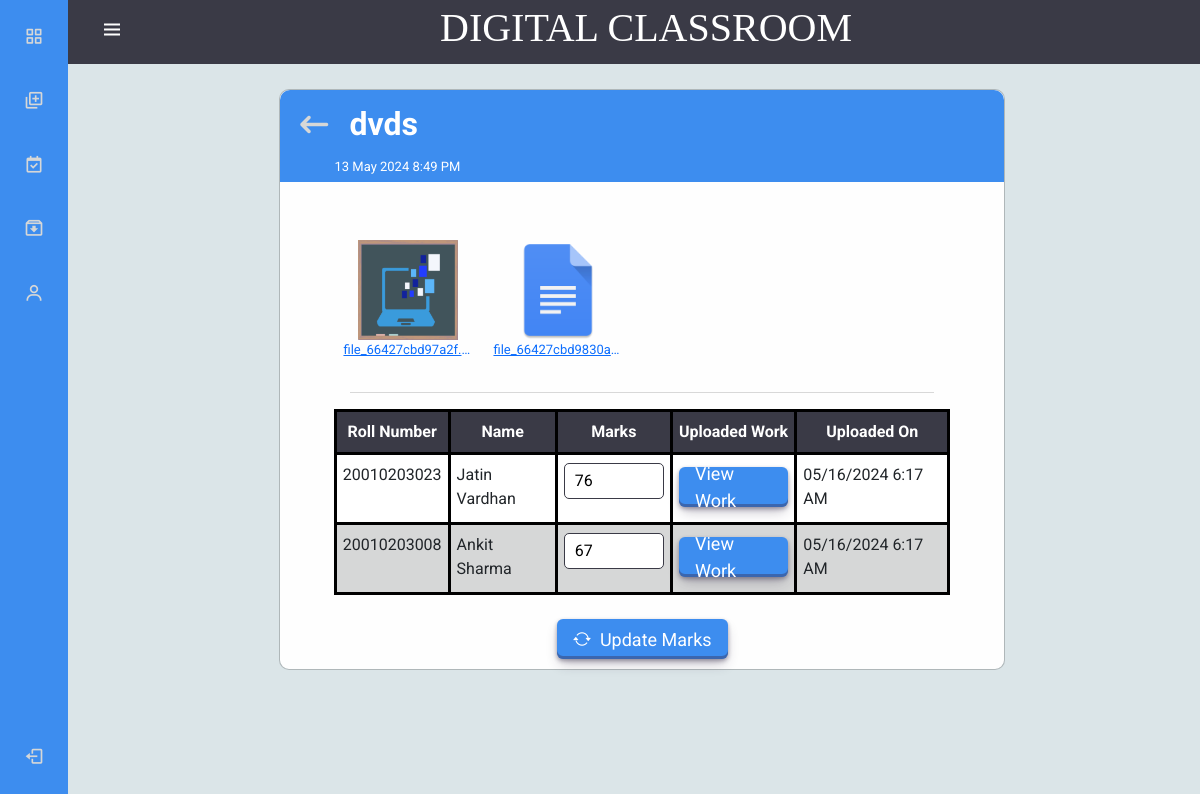
Screenshot of /Teacher/ViewAssignment.php?ass_id=8 (signed in) with the database file from the repository.
### tables this page shows
CREATE TABLE `assignmnet` (
  `ass_id` int(5) NOT NULL,
  `ass_name` varchar(40) NOT NULL,
  `ass_description` varchar(200) NOT NULL,
  `ass_media` varchar(500) NOT NULL,
  `due_date` datetime DEFAULT NULL,
  `upload_date` timestamp(5) NOT NULL DEFAULT current_timestamp(5) ON UPDATE current_timestamp(5),
  `marks` int(8) DEFAULT NULL,
  `class_id` int(5) NOT NULL
);

CREATE TABLE `upload_work` (
  `ass_id` int(5) NOT NULL,
  `std_id` varchar(20) NOT NULL,
  `ass_file` varchar(50) NOT NULL,
  `upload_date` timestamp NOT NULL DEFAULT current_timestamp() ON UPDATE current_timestamp(),
  `marks_given` int(3) NOT NULL DEFAULT -1
);

CREATE TABLE `students` (
  `student_rollno` varchar(20) NOT NULL,
  `student_name` varchar(40) NOT NULL,
  `student_email` varchar(40) NOT NULL,
  `student_password` varchar(30) NOT NULL,
  `dpt_id` int(5) NOT NULL,
  `semester` int(5) NOT NULL,
  `phone_number` bigint(15) NOT NULL,
  `Role` int(2) NOT NULL DEFAULT 3
);

### Teacher/ViewAssignment.php (the view, shortened to what this page needs)
<?php
include '../Home/Connection.php';
include "navbar.php";
$errorMsg = $succMsg = $edit_id = $ass_id = "";
$assignmentDetails = [];
$assignmentMedia = [];
$attendanceDetails = [];
if (isset($_GET['ass_id'])) {
  $ass_id = $conn->real_escape_string($_GET['ass_id']);
  $sql = "SELECT * FROM assignmnet WHERE ass_id = ?";
  $stmt = $conn->prepare($sql);
  $stmt->bind_param("i", $ass_id);
  $stmt->execute();
  $result = $stmt->get_result();
  if ($result->num_rows > 0) {
    $assignmentDetails = $result->fetch_assoc();
    $dateTime = new DateTime($assignmentDetails['upload_date']);
    $formattedDateTime = $dateTime->format('d M Y g:i A');
    $assignmentMedia = json_decode($assignmentDetails['ass_media'], true);
  } else {
    $errorMsg = "No assignment found with the provided ID.";
  }
} else {
  $errorMsg = "No assignment ID provided.";
}
if (!empty($ass_id)) {
  $sql = "SELECT upload_work.*, students.student_rollno, students.student_name
            FROM upload_work
            JOIN students ON upload_work.std_id = students.student_rollno
            WHERE upload_work.ass_id = ?";
  $stmt = $conn->prepare($sql);
  $stmt->bind_param("i", $ass_id);
  $stmt->execute();
  $result = $stmt->get_result();
  while ($row = $result->fetch_assoc()) {
    $row['formatted_upload_date'] = (new DateTime($row['upload_date']))->format('m/d/Y g:i A');
    $attendanceDetails[] = $row;
  }
}
?>
<!DOCTYPE html>
<html lang="en">
<head>
  <link rel="stylesheet" href="style1.css?<?php echo time(); ?>">
  <link href="https://cdn.jsdelivr.net/npm/bootstrap@5.0.2/dist/css/bootstrap.min.css" rel="stylesheet" />
</head>
<body>
  <main>
    <div class="modal-content">
      <div class="ass_head">
        <div style="width: 5%!important;margin:15px 0;">
          <span class="close" onclick="window.location.href = 'class.php?class_id=<?php echo $edit_id; ?>';"><i class="fa-solid fa-arrow-left-long"></i></span>
        </div>
        <div style="width:95%">
          <h2 class="h2"><?php echo htmlspecialchars($assignmentDetails['ass_name']); ?></h2>
          <p class="mark_due"><?php echo $formattedDateTime; ?></p>
        </div>
      </div>
      <div class="ass_body">
        <p class="p-2" id="assignmentDescription"><?php echo nl2br(htmlspecialchars($assignmentDetails['ass_description'])); ?></p>
        <div class="attachment" id="assignmentAttachment">
          <?php if (!empty($assignmentMedia)) : ?>
            <div class="attachment mx-auto my-3">
              <?php foreach ($assignmentMedia as $media_file) : ?>
                <?php
                $file_name = basename($media_file);
                $file_name_without_unique = preg_replace('/_[^_]+(\.[a-zA-Z0-9]+)$/', '$1', $file_name);
                ?>
                <?php if (preg_match('/\.(jpg|jpeg|png|gif)$/i', $media_file)) : ?>
                  <div class="attachment_item">
                    <a href="<?php echo $media_file; ?>" target="_blank">
                      <img src="<?php echo $media_file; ?>" alt="Attachment" width="100" height="100">
                      <figcaption><?php echo $file_name_without_unique; ?></figcaption>
                    </a>
                  </div>
                <?php else : ?>
                  <div class="attachment_item">
                    <a href="<?php echo $media_file; ?>" target="_blank">
                      <img src="../media/images/file.png" alt="Attachment" width="100" height="100">
                      <figcaption><?php echo $file_name_without_unique; ?></figcaption>
                    </a>
                  </div>
                <?php endif; ?>
              <?php endforeach; ?>
            </div>
          <?php endif; ?>
        </div>
        <div class="dropdown-divider m-3"></div>
        <?php if (!empty($attendanceDetails)) : ?>
          <form method="post">
            <table class="table mb-4">
              <thead>
                <tr>
                  <th>Roll Number</th>
                  <th>Name</th>
                  <th>Marks</th>
                  <th>Uploaded Work</th>
                  <th>Uploaded On</th>
                </tr>
              </thead>
              <tbody>
                <?php foreach ($attendanceDetails as $detail) : ?>
                  <tr>
                    <td><?php echo htmlspecialchars($detail['student_rollno']); ?></td>
                    <td><?php echo htmlspecialchars($detail['student_name']); ?></td>
                    <td class="editable">
                      <?php if ($detail['marks_given'] < 0) : ?>
                        <input type="text" name="marks_given[<?php echo $detail['student_rollno']; ?>]" value="Unmarked">
                      <?php else : ?>
                        <input type="number" name="marks_given[<?php echo $detail['student_rollno']; ?>]" value="<?php echo $detail['marks_given']; ?>">
                      <?php endif; ?>
                    </td>
                    <td><a href="#" onclick="showModal('<?php echo htmlspecialchars($detail['ass_file'], ENT_QUOTES, 'UTF-8'); ?>');" class="btn1">View Work</a></td>
                    <td><?php echo htmlspecialchars($detail['formatted_upload_date']); ?></td>
                  </tr>
                <?php endforeach; ?>
              </tbody>
            </table>
            <div class="text-center mt-4">
              <button type="submit" class="btn1" name="update"><i class="bi bi-arrow-repeat"></i>&nbsp; Update Marks</button>
            </div>
          </form>
        <?php else : ?>
          <p>No student uploads found for this assignment.</p>
        <?php endif; ?>
      </div>
    </div>
  </main>
</body>
</html>

### Teacher/navbar.php (shortened to what this page needs)
<!DOCTYPE html>
<html lang="en">
<head>
  <link rel="stylesheet" href=" https://cdn.jsdelivr.net/npm/boxicons@latest/css/boxicons.min.css" />
  <link rel="stylesheet" href="https://cdnjs.cloudflare.com/ajax/libs/font-awesome/5.15.3/css/all.min.css" />
  <link rel="stylesheet" href="https://cdnjs.cloudflare.com/ajax/libs/animate.css/4.1.1/animate.min.css" />
  <link rel="stylesheet" href="https://cdnjs.cloudflare.com/ajax/libs/font-awesome/6.3.0/css/all.min.css">
  <link href="https://cdn.jsdelivr.net/npm/bootstrap@5.0.0-beta1/dist/css/bootstrap.min.css" rel="stylesheet" />
  <link rel="stylesheet" href="https://cdn.jsdelivr.net/npm/bootstrap-icons@1.11.3/font/bootstrap-icons.min.css">
</head>
<body id="body-pd">
  <header class="header" id="header">
    <div class="header_toggle"> <i class='bx bx-menu' id="header-toggle"></i> </div>
    <div class="header_logo mx-auto ">
      <h1>DIGITAL CLASSROOM</h1>
    </div>
  </header>
  <div class="l-navbar" id="nav-bar">
    <nav class="nav">
      <div>
        <div class="nav_list">
          <a href="ADashboard.php" class="nav_link ">
            <i class="bx bx-grid-alt nav_icon"></i>
          </a>
          <a href="CreateClass.php" class="nav_link">
          <i class='bx bx-add-to-queue nav_icon' ></i>
          </a>
          <a href="manageAttendance.php" class="nav_link">
          <i class='bx bx-calendar-check nav_icon'></i>
          </a>
          <a href="Archive.php" class="nav_link">
          <i class='bx bx-archive-in nav_icon'></i>
          </a>
          <a href="#" class="nav_link" type="button" id="dropdownMenuButton1" data-bs-toggle="dropdown" aria-expanded="false">
            <i class="bx bx-user nav_icon"></i>
          </a>
        </div>
      </div>
      <a href="LogOut.php" class="nav_link">
        <i class="bx bx-log-out nav_icon"></i>
      </a>
    </nav>
  </div>
</body>
</html>

### Teacher/style1.css (style rules this page uses)
body { background-color: #dbe5e8 !important; font-family: "Roboto", sans-serif !important; }
.btn1 { align-items: center !important; background-color: #3d8def !important; border: 0 !important; border-radius: 6px !important; box-shadow: rgba(45, 35, 66, 0.4) 0 2px 4px, rgba(45, 35, 66, 0.3) 0 7px 13px -3px, rgba(58, 65, 111, 0.5) 0 -3px 0 inset !important; color: #fff !important; cursor: pointer !important; display: inline-flex !important; height: 40px !important; justify-content: center !important; padding: 0 16px !important; text-align: left !important; transition: box-shadow 0.15s, transform 0.15s !important; will-change: box-shadow, transform !important; font-size: 18px !important; text-decoration: none !important; }
input, #classDescription, #attDescription { padding: 5px 10px !important; margin-bottom: 15px !important; border: 1px solid rgb(58, 58, 70) !important; border-radius: 5px !important; background-color: rgb(255, 255, 255) !important; box-shadow: none !important; }
main { height: 100vh !important; overflow-y: auto !important; }
.attachment { display: grid; grid-template-columns: 130px 130px 130px 130px ; gap: 20px; width: 85%; }
.attachment_item { text-align: center; height: auto; }
figcaption { font-size: small; overflow: hidden; white-space: nowrap; text-overflow:ellipsis!important; }
table { margin: auto !important; }
table, td, th { border: 3px solid rgb(0, 0, 0) !important; border-collapse: collapse !important; padding:8px 6px !important; }
thead tr { background-color: rgb(58, 58, 70) !important; color: white !important; text-align: center !important; }
tbody tr:nth-child(odd) { background-color: white !important; }
tbody tr:nth-child(even) { background-color: rgb(214, 215, 215) !important; }
.h2 { text-align: center !important; font-family: "Merienda", cursive !important; font-weight: 700 !important; background-color: #3b89e9 !important; padding: 15px !important; border-radius: 10px 10px 0 0; color: white !important; }

### Teacher/navbar.php (style rules this page uses)
:root { --header-height: 3rem; --nav-width: 68px; --first-color: #3d8def; --first-color-light: rgb(214, 215, 215); --white-color: white; --body-font: "Nunito", sans-serif; --normal-font-size: 1rem; --z-fixed: 100; }
body { margin: var(--header-height) 0 0 0; font-family: 'Roboto', sans-serif !important; font-size: var(--normal-font-size); transition: 0.5s; }
.header { width: 100%; height: var(--header-height); position: fixed; top: 0; left: 0; display: flex; align-items: center; padding: 0 1rem; background-color: rgb(58, 58, 70); z-index: var(--z-fixed); transition: 0.5s; }
.header_toggle { color: var(--white-color); font-size: 1.5rem; cursor: pointer; }
.header_logo { font-family: 'Sriracha', cursive; color: var(--white-color); }
.l-navbar { position: fixed; top: 0; left: -30%; width: var(--nav-width); height: 100vh; background-color: var(--first-color); padding: 0.5rem 0.5rem 0 0; transition: 0.5s; z-index: var(--z-fixed); }
.nav { height: 100%; display: flex; flex-direction: column; justify-content: space-between; overflow: hidden; }
.nav_logo, .nav_link { display: grid; grid-template-columns: max-content max-content; align-items: center; column-gap: 1rem; padding: 0.5rem 0 0.5rem 1.5rem; text-decoration: none; }
.nav_link { position: relative; color: var(--first-color-light); margin-bottom: 1.5rem; transition: 0.3s; }
.nav_icon { font-size: 1.25rem; }
@media screen and (min-width: 300px) { body { margin: calc(var(--header-height) + 1rem) 0 0 0; padding-left: calc(var(--nav-width) + 1rem); position: fixed; z-index: -1; width: 100%; } }
@media screen and (min-width: 300px) { .header { height: calc(var(--header-height) + 1rem); padding: 0 2rem 0 calc(var(--nav-width) + 2rem); } }
@media screen and (min-width: 300px) { .l-navbar { left: 0; padding: 1rem .5rem 0 0; } }

### Teacher/ViewAssignment.php (style rules this page uses)
.modal-content { background-color: #fefefe; margin: 8% auto; width: 65%; border-radius: 10px; position: relative; }
.close { color: var(--first-color-light); font-size: 28px; font-weight: bold; cursor: pointer; margin-top: 10px; }
.ass_head { display: flex; justify-content: space-between; background-color: #3d8def !important; color: white !important; padding: 0 20px; border-radius: 10px 10px 0 0; }
.ass_body { padding: 10px; margin: 0 6%; }
.ass_head p { margin-top: -10px; padding: 0; font-size: small; }
.h2 { text-align: left !important; background: none !important; }
input[type="number"], input[type="text"] { width: 100px; }

### rows the page displays
assignmnet: ass_name "dvds", upload_date "13 May 2024 8:49 PM", ass_media "file_66427cbd97a2f.…", ass_media "file_66427cbd9830a…"
upload_work: std_id.student_rollno "20010203023", std_id.student_name "Jatin Vardhan", marks_given "76", formatted_upload_date "05/16/2024 6:17 AM"
upload_work: std_id.student_rollno "20010203008", std_id.student_name "Ankit Sharma", marks_given "67", formatted_upload_date "05/16/2024 6:17 AM"
